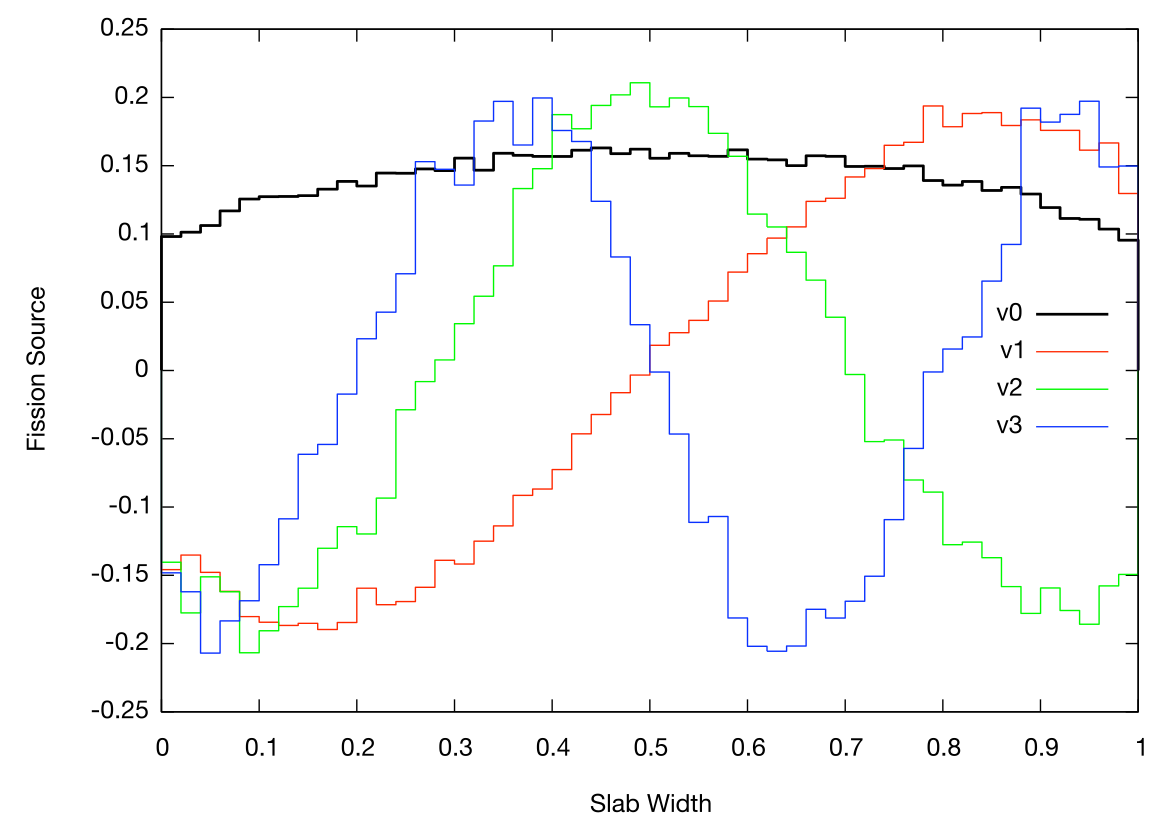

Source code (gnuplot):
#!/usr/local/bin/gnuplot -persist
#
#    
#    	G N U P L O T
#    	Version 4.2 patchlevel 0
#    	last modified March 2007
#    	System: Darwin 8.9.1
#    
#    	Copyright (C) 1986 - 1993, 1998, 2004, 2007
#    	Thomas Williams, Colin Kelley and many others
#    
#    	Type `help` to access the on-line reference manual.
#    	The gnuplot FAQ is available from
#    		http://www.gnuplot.info/faq/
#    
#    	Send comments and help requests to  <gnuplot-info@lists.sourceforge.net>
#    	Send bug reports and suggestions to <gnuplot-bugs@lists.sourceforge.net>
#    
# set terminal aqua 0 title "Figure 0" size 846 594 font "Times-Roman,14" noenhanced solid
set terminal aqua 0 title "Figure 0" size 846 594 font "Helvetica Neue,18" enhanced solid dl 0.5
# set output
unset clip points
set clip one
unset clip two
set bar 1.000000
set border 31 front linetype -1 linewidth 1.000
set xdata
set ydata
set zdata
set x2data
set y2data
set timefmt x "%d/%m/%y,%H:%M"
set timefmt y "%d/%m/%y,%H:%M"
set timefmt z "%d/%m/%y,%H:%M"
set timefmt x2 "%d/%m/%y,%H:%M"
set timefmt y2 "%d/%m/%y,%H:%M"
set timefmt cb "%d/%m/%y,%H:%M"
set boxwidth
set style fill  empty border
set style rectangle back fc lt -3 fillstyle  solid 1.00 border -1
set dummy x,y
set format x "% g"
set format y "% g"
set format x2 "% g"
set format y2 "% g"
set format z "% g"
set format cb "% g"
set angles radians
unset grid
set key title ""
set key inside right center vertical Right noreverse enhanced autotitles nobox
set key noinvert samplen 4 spacing 1 width 0 height 0 
unset label
unset arrow
set style increment default
unset style line
unset style arrow
set style histogram clustered gap 2 title  offset character 0, 0, 0
unset logscale
set offsets 0, 0, 0, 0
set pointsize 1
set encoding default
unset polar
unset parametric
unset decimalsign
set view 60, 30, 1, 1
set samples 100, 100
set isosamples 10, 10
set surface
unset contour
set clabel '%8.3g'
set mapping cartesian
set datafile separator whitespace
unset hidden3d
set cntrparam order 4
set cntrparam linear
set cntrparam levels auto 5
set cntrparam points 5
set size ratio 0 1,1
set origin 0,0
set style data points
set style function lines
set xzeroaxis linetype -2 linewidth 1.000
set yzeroaxis linetype -2 linewidth 1.000
set zzeroaxis linetype -2 linewidth 1.000
set x2zeroaxis linetype -2 linewidth 1.000
set y2zeroaxis linetype -2 linewidth 1.000
set ticslevel 0.5
set mxtics default
set mytics default
set mztics default
set mx2tics default
set my2tics default
set mcbtics default
set xtics border in scale 1,0.5 mirror norotate  offset character 0, 0, 0 autofreq 
set ytics border in scale 1,0.5 mirror norotate  offset character 0, 0, 0 autofreq 
set ztics border in scale 1,0.5 nomirror norotate  offset character 0, 0, 0 autofreq 
set nox2tics
set noy2tics
set cbtics border in scale 1,0.5 mirror norotate  offset character 0, 0, 0 autofreq 
set title "" 
set title  offset character 0, 0, 0 font "" norotate
set timestamp bottom 
set timestamp "" 
set timestamp  offset character 0, 0, 0 font "" norotate
set rrange [ * : * ] noreverse nowriteback  # (currently [0.00000:10.0000] )
set trange [ * : * ] noreverse nowriteback  # (currently [-5.00000:5.00000] )
set urange [ * : * ] noreverse nowriteback  # (currently [-5.00000:5.00000] )
set vrange [ * : * ] noreverse nowriteback  # (currently [-5.00000:5.00000] )
set xlabel "Slab Width" 
set xlabel  offset character 0, 0, 0 font "" textcolor lt -1 norotate
set x2label "" 
set x2label  offset character 0, 0, 0 font "" textcolor lt -1 norotate
set xrange [ * : * ] noreverse nowriteback  # (currently [-10.0000:10.0000] )
set x2range [ * : * ] noreverse nowriteback  # (currently [-10.0000:10.0000] )
set ylabel "Fission Source" 
set ylabel  offset character 0, 0, 0 font "" textcolor lt -1 rotate by 90
set y2label "" 
set y2label  offset character 0, 0, 0 font "" textcolor lt -1 rotate by 90
set yrange [ * : * ] noreverse nowriteback  # (currently [-10.0000:10.0000] )
set y2range [ * : * ] noreverse nowriteback  # (currently [-10.0000:10.0000] )
set zlabel "" 
set zlabel  offset character 0, 0, 0 font "" textcolor lt -1 norotate
set zrange [ * : * ] noreverse nowriteback  # (currently [-10.0000:10.0000] )
set cblabel "" 
set cblabel  offset character 0, 0, 0 font "" textcolor lt -1 norotate
set cbrange [ * : * ] noreverse nowriteback  # (currently [-10.0000:10.0000] )
set zero 1e-08
set lmargin -1
set bmargin -1
set rmargin -1
set tmargin -1
set locale "C"
set pm3d explicit at s
set pm3d scansautomatic
set pm3d interpolate 1,1 flush begin noftriangles nohidden3d corners2color mean
set palette positive nops_allcF maxcolors 0 gamma 1.5 color model RGB 
set palette rgbformulae 7, 5, 15
set colorbox default
set colorbox vertical origin screen 0.9, 0.2, 0 size screen 0.05, 0.6, 0 bdefault
set loadpath 
set fontpath 
set fit noerrorvariables
GNUTERM = "aqua"
plot "5Vectors.dat" using 5:6 with histeps  title "v0" lc -1 lw 2, "5Vectors.dat" using 7:8 with histeps  title "v1" lc 1, "5Vectors.dat" using 9:10 with histeps  title "v2" lc 2, "5Vectors.dat" using 11:12 with histeps  title "v3" lc 3
#    EOF
